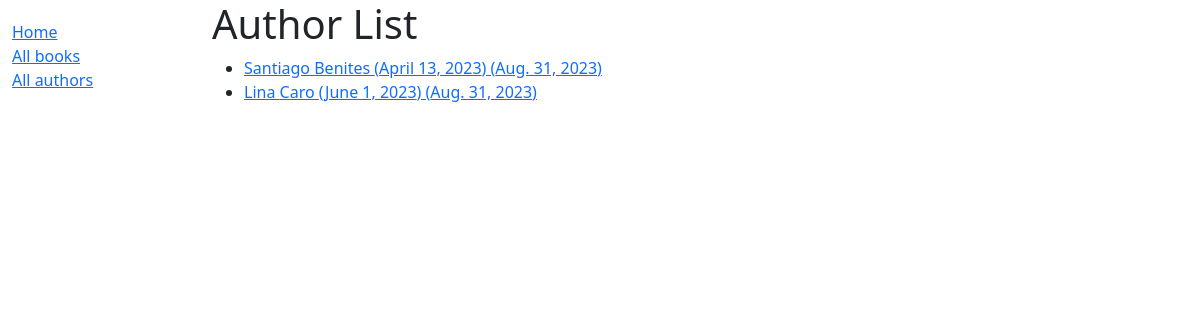
The app's page /catalog/authors/, older data.
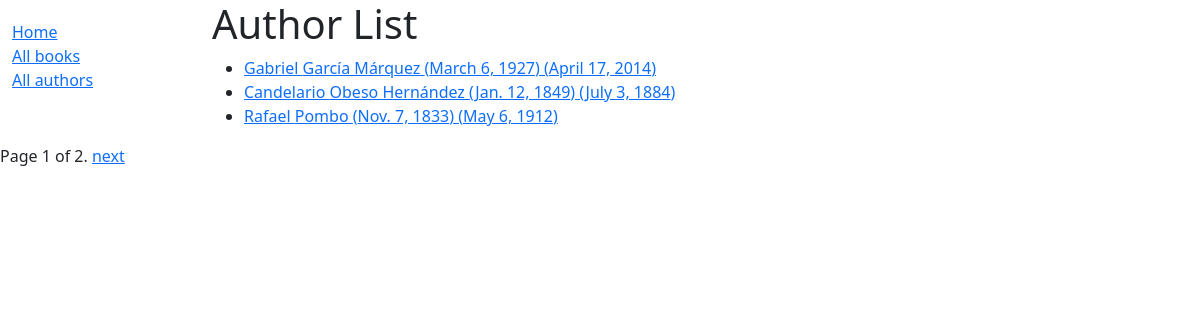
The same page, newer data.
### catalog/models/author.py (models this page shows, shortened)
class Author(models.Model):
    first_name = models.CharField(max_length=100)
    last_name = models.CharField(max_length=100)
    date_of_birth = models.DateField(null=True, blank=True)
    date_of_death = models.DateField('Died', null=True, blank=True)
    class Meta:
        ordering = ['last_name', 'first_name']
    def get_absolute_url(self):
        return reverse('author-detail', args=[str(self.id)])

### catalog/views.py (the view)
# urls.py: path('authors/', views.AuthorListView.as_view(), name='authors'),
class AuthorListView(generic.ListView):
    model = Author
    paginate_by = 3

### catalog/templates/catalog/author_list.html
{% extends "base_generic.html" %}
{% block content %}
  <h1>Author List</h1>
  {% if author_list %}
    <ul>
      {% for author in author_list %}
      <li>
        <a href="{{ author.get_absolute_url }}">{{ author.first_name }} {{author.last_name}} ({{author.date_of_birth}})
            ({{author.date_of_death}})
        </a>
      </li>
      {% endfor %}
    </ul>
  {% else %}
    <p>There are no author in the library.</p>
  {% endif %}
{% endblock %}

### catalog/templates/base_generic.html (shortened to what this page needs)
<!DOCTYPE html>
<html lang="en">
  <head>
    <link
      href="https://cdn.jsdelivr.net/npm/bootstrap@5.1.3/dist/css/bootstrap.min.css"
      rel="stylesheet"
 />
    {% load static %}
    <link rel="stylesheet" href="{% static 'css/styles.css' %}" />
  </head>
  <body>
    <div class="container-fluid">
      <div class="row">
        <div class="col-sm-2">
          {% block sidebar %}
            <ul class="sidebar-nav">
              <li><a href="{% url 'index' %}">Home</a></li>
              <li><a href="">All books</a></li>
              <li><a href="">All authors</a></li>
            </ul>
          {% endblock %}
        </div>
        <div class="col-sm-10 ">{% block content %}{% endblock %}</div>
        {% block pagination %}
    {% if is_paginated %}
        <div class="pagination">
            <span class="page-links">
                <span class="page-current">
                    Page {{ page_obj.number }} of {{ page_obj.paginator.num_pages }}.
                </span>
                {% if page_obj.has_next %}
                    <a href="{{ request.path }}?page={{ page_obj.next_page_number }}">next</a>
                {% endif %}
            </span>
        </div>
    {% endif %}
  {% endblock %}
      </div>
    </div>
  </body>
</html>

### catalog/static/css/styles.css (style rules this page uses)
.sidebar-nav { margin-top: 20px; padding: 0; list-style: none; }

Row changes from the older to the newer data that the page shows:
removed Author: first_name "Santiago", last_name "Benites", date_of_birth "April 13, 2023", date_of_death "Aug. 31, 2023"
removed Author: first_name "Lina", last_name "Caro", date_of_birth "June 1, 2023", date_of_death "Aug. 31, 2023"
added Author: first_name "Gabriel", last_name "García Márquez", date_of_birth "March 6, 1927", date_of_death "April 17, 2014"
added Author: first_name "Candelario", last_name "Obeso Hernández", date_of_birth "Jan. 12, 1849", date_of_death "July 3, 1884"
added Author: first_name "Rafael", last_name "Pombo", date_of_birth "Nov. 7, 1833", date_of_death "May 6, 1912"
Text that changed along with them:
{{ page_obj.number }}: (not shown) → "1"
{{ page_obj.paginator.num_pages }}: (not shown) → "2"
text now shown: "Page of . next"
